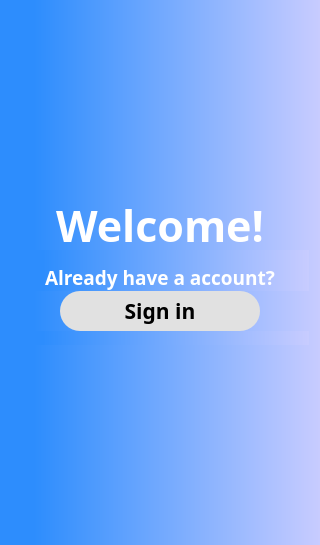
            <widget class="QFrame" name="swphn_gradient_left">
             <property name="minimumSize">
              <size>
               <width>320</width>
               <height>0</height>
              </size>
             </property>
             <property name="maximumSize">
              <size>
               <width>500</width>
               <height>16777215</height>
              </size>
             </property>
             <property name="styleSheet">
              <string notr="true">QFrame {
	background-color: qlineargradient(spread:pad, x1:0, y1:0, x2:1, y2:0, stop:0.106341 rgba(45, 141, 253, 255), stop:1 rgba(200, 204, 255, 255));
	border-radius: 35px;
}</string>
             </property>
             <property name="frameShape">
              <enum>QFrame::StyledPanel</enum>
             </property>
             <property name="frameShadow">
              <enum>QFrame::Raised</enum>
             </property>
             <layout class="QVBoxLayout" name="verticalLayout_14">
              <property name="spacing">
               <number>0</number>
              </property>
              <property name="topMargin">
               <number>200</number>
              </property>
              <property name="bottomMargin">
               <number>200</number>
              </property>
              <item>
               <widget class="QLabel" name="swphn_gl_wlcome_lbl">
                <property name="minimumSize">
                 <size>
                  <width>0</width>
                  <height>0</height>
                 </size>
                </property>
                <property name="maximumSize">
                 <size>
                  <width>16777215</width>
                  <height>50</height>
                 </size>
                </property>
                <property name="font">
                 <font>
                  <family>Tw Cen MT</family>
                  <pointsize>32</pointsize>
                  <weight>75</weight>
                  <bold>true</bold>
                 </font>
                </property>
                <property name="styleSheet">
                 <string notr="true">QLabel {
	background-color: rgba(255, 255, 255, 0);
	color: rgb(255, 255, 255);
}</string>
                </property>
                <property name="text">
                 <string>Welcome!</string>
                </property>
                <property name="alignment">
                 <set>Qt::AlignCenter</set>
                </property>
               </widget>
              </item>
              <item>
               <widget class="QLabel" name="swphn_gl_spacer_1">
                <property name="maximumSize">
                 <size>
                  <width>16777215</width>
                  <height>50</height>
                 </size>
                </property>
                <property name="text">
                 <string/>
                </property>
               </widget>
              </item>
              <item>
               <widget class="QLabel" name="swphn_already_have_account_lbl">
                <property name="minimumSize">
                 <size>
                  <width>0</width>
                  <height>20</height>
                 </size>
                </property>
                <property name="maximumSize">
                 <size>
                  <width>16777215</width>
                  <height>30</height>
                 </size>
                </property>
                <property name="font">
                 <font>
                  <family>Tw Cen MT</family>
                  <pointsize>14</pointsize>
                  <weight>75</weight>
                  <bold>true</bold>
                 </font>
                </property>
                <property name="styleSheet">
                 <string notr="true">QLabel{
	color: rgb(255, 255, 255);
}</string>
                </property>
                <property name="text">
                 <string>Already have a account?</string>
                </property>
                <property name="alignment">
                 <set>Qt::AlignCenter</set>
                </property>
               </widget>
              </item>
              <item alignment="Qt::AlignHCenter">
               <widget class="QPushButton" name="swphn_gl_signin_btn">
                <property name="minimumSize">
                 <size>
                  <width>200</width>
                  <height>40</height>
                 </size>
                </property>
                <property name="maximumSize">
                 <size>
                  <width>300</width>
                  <height>16777215</height>
                 </size>
                </property>
                <property name="font">
                 <font>
                  <family>Tw Cen MT</family>
                  <pointsize>16</pointsize>
                  <weight>75</weight>
                  <bold>true</bold>
                 </font>
                </property>
                <property name="styleSheet">
                 <string notr="true">QPushButton {
	background-color: rgb(225, 225, 225);
	border-radius: 20px;
}

QPushButton:hover {
	background-color: rgb(235, 235, 235);
	border: 2px solid black;
}

QPushButton:pressed {
	color: blue;
	background-color: rgb(215, 215, 215);
	border: 2px solid blue;
}</string>
                </property>
                <property name="text">
                 <string>Sign in</string>
                </property>
               </widget>
              </item>
              <item>
               <widget class="QLabel" name="swphn_gl_spacer_2">
                <property name="maximumSize">
                 <size>
                  <width>16777215</width>
                  <height>50</height>
                 </size>
                </property>
                <property name="text">
                 <string/>
                </property>
               </widget>
              </item>
             </layout>
            </widget>
